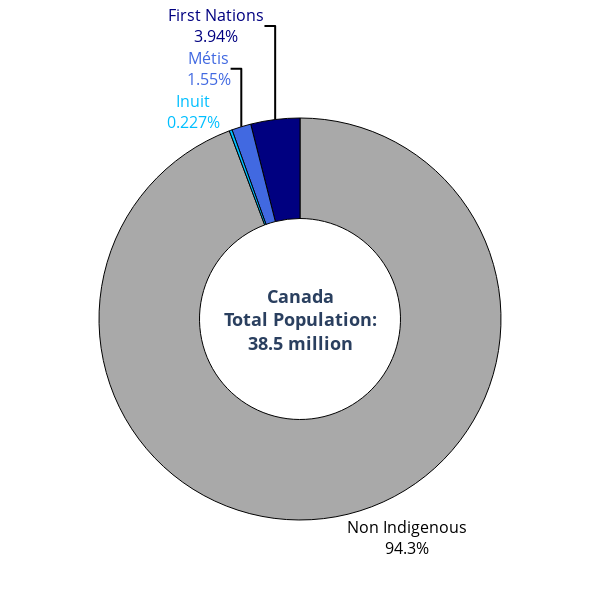

Notebook source saved alongside this figure:
### Code cell
fig = go.Figure(go.Pie(labels=labels, values=values, hole=.5, marker_colors = colors))

fig.update_layout(
   # title_text = "The Majority of Canadian Population is Non Indigenous",
    annotations=[
        dict(
            text=f'<span style = "font-weight:bold;font-color:grey">Canada<br>Total Population:<br>38.5 million</span>', 
            x=0.5, 
            y=0.5, 
            font_size=18, 
            showarrow=False
        )
    ], 
    height = 600, 
    width = 600, 
    showlegend = False)x
    
fig.update_traces(
    textposition='outside',
    hoverinfo='value',
    textinfo='label+percent',
    textfont_size=16,
    outsidetextfont = dict(color= ['navy', 'deepskyblue', 'royalblue', 'black']),
    hovertemplate='<span style="background-color:grey;color:black;font-family:Georgia;font-weight:bold;font-size:16px;"> %{label}<br><br>%{value:,}</span><extra></extra>', 
    hoverlabel={'bgcolor':'lightgrey'},
    marker={'line':{'color':'#000000', 'width':1}}
)

#fig.write_html('images/Donut.html')                          
fig.show()

### Figure 1 — Plotly figure (JSON) as saved in the notebook; plotly's stock layout.template omitted (floating-point values rounded to 4 significant figures)
{"data": [{"hole": 0.5, "hoverinfo": "value", "hoverlabel": {"bgcolor": "lightgrey"}, "hovertemplate": "<span style=\"background-color:grey;color:black;font-family:Georgia;font-weight:bold;font-size:16px;\"> %{label}<br><br>%{value:,}</span><extra></extra>", "labels": ["First Nations", "Inuit", "Métis", "Non Indigenous"], "marker": {"colors": ["navy", "deepskyblue", "royalblue", "darkgrey"], "line": {"color": "#000000", "width": 1}}, "outsidetextfont": {"color": ["navy", "deepskyblue", "royalblue", "black"]}, "textfont": {"size": 16}, "textinfo": "label+percent", "textposition": "outside", "type": "pie", "values": [1426950, 82010, 560335, 34124000]}], "layout": {"annotations": [{"font": {"size": 18}, "showarrow": false, "text": "<span style = \"font-weight:bold;font-color:grey\">Canada<br>Total Population:<br>38.5 million</span>", "x": 0.5, "y": 0.5}], "height": 600, "showlegend": false, "width": 600}}
